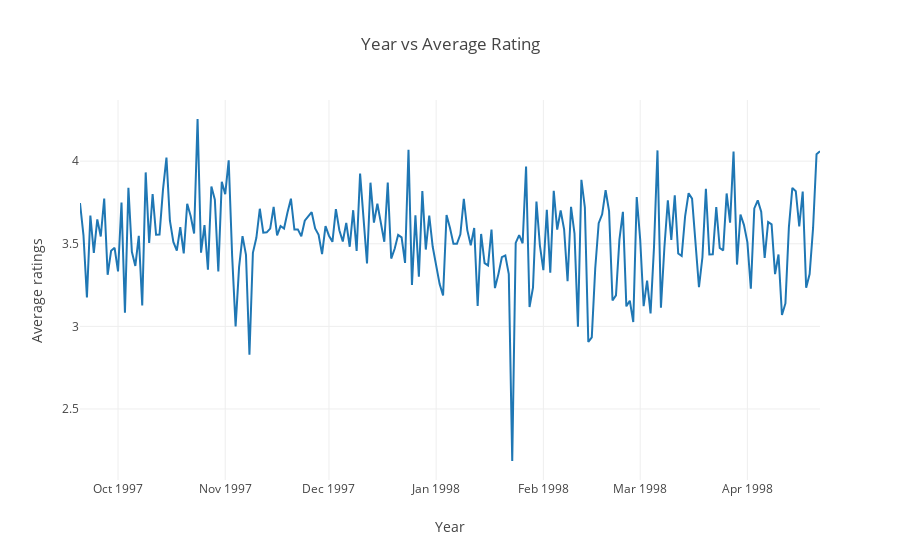

The code cell stored with this chart in its notebook:
### Code cell
data = [go.Scatter(x = (year_rating.index), y = (year_rating.values))]
layout = go.Layout(
    title='Year vs Average Rating',
    xaxis=dict(
        title='Year'
    ),
    yaxis=dict(
        title='Average ratings'
    )
)
fig = go.Figure(data=data, layout=layout)
plot.iplot(fig, filename='Average Rating over year')

### Figure 1 — Plotly figure (JSON) as saved in the notebook; plotly's stock layout.template omitted (floating-point values rounded to 4 significant figures; data arrays with more than 128 entries replaced by an {"elided": "..."} marker saying what was removed)
{"data": [{"type": "scatter", "x": {"elided": "213 str values"}, "y": {"elided": "213 float values"}}], "layout": {"title": "Year vs Average Rating", "xaxis": {"title": "Year"}, "yaxis": {"title": "Average ratings"}}}
